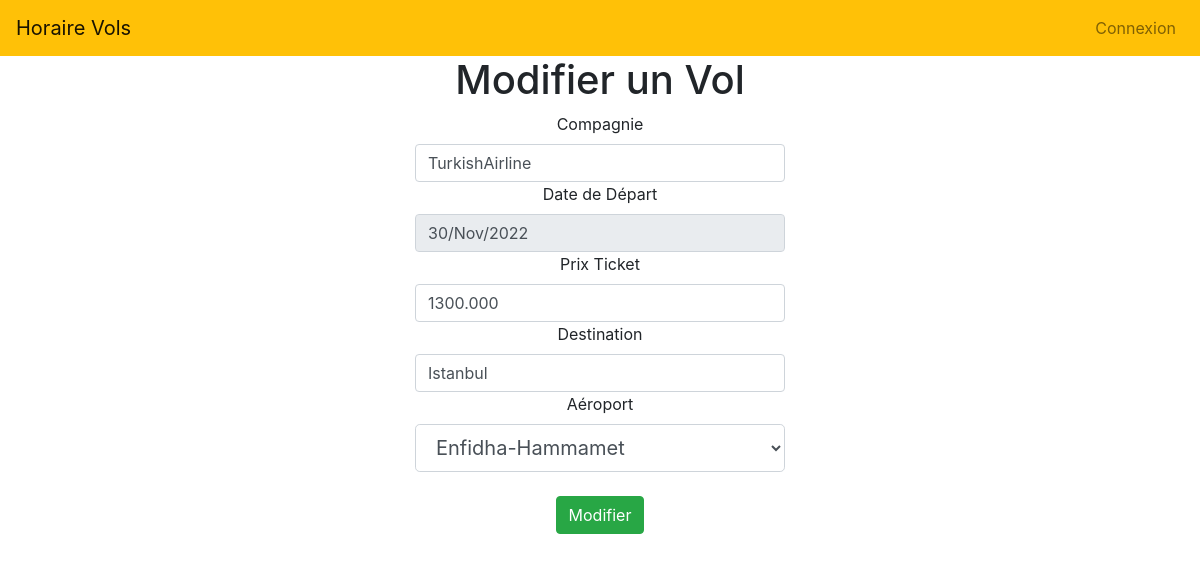
The app's page /vol/vols/update_vol/4 with its own data.
### vol/models.py (models this page shows, shortened)
class Liste(models.Model):
    destination=models.CharField(max_length=100)
    compagnie=models.CharField(max_length=100)
    prixTicket=models.FloatField()
    numVol=models.IntegerField()
    dateDepart=models.DateField()
    air=models.ForeignKey('Aeroport',on_delete=models.CASCADE,)

class Aeroport(models.Model):
    nomAir=models.CharField(max_length=20)
    description=models.TextField()

### vol/views.py (the view)
# urls.py: path('vols/update_vol/<int:id>',views.update_vol,name='update_vol'),
def update_vol(request,id):
    v=Liste.objects.get(id=id)
    air=Aeroport.objects.all().values()
    template=loader.get_template('updateVol.html')
    context={
        'v':v,
        'air':air,
    }
    return HttpResponse(template.render(context,request))

### vol/Templates/updateVol.html (shortened to what this page needs)
{% load static %}
<html>
<head>
<link rel="stylesheet" href="{% static 'css/style.css' %}">
<link rel="stylesheet" href="{% static 'css/bootstrap.min.css'%}">
 </head>
<body>
{% include "navBar.html" %}
<h1><center>Modifier un Vol</center></h1>
<center>
<form action="update_vol_action/{{ v.id }}" method="post">
<div class="col-sm-4 col-md-6 col-lg-4">
<label>Compagnie</label>
<input  name="compagnie" value="{{ v.compagnie }}"
class="form-control">
</div>
<div class="col-sm-4 col-md-6 col-lg-4">
<label>Date de Départ </label>
<input readonly type="text" name="dateDepart" value="{{ v.dateDepart | date:"j/M/Y" }}" class="form-control">
</div>
<div class="col-sm-4 col-md-6 col-lg-4">
    <label>Prix Ticket</label>
    <input name="prixTicket" value="{{ v.prixTicket |floatformat:3 }}" class="form-control">
    </div>
<div class="col-sm-4 col-md-6 col-lg-4">
<label>Destination </label>
<input name="destination" value="{{ v.destination  }}" class="form-control">
</div>
<div class="col-sm-4 col-md-6 col-lg-4">
<label>Aéroport </label>
<select name="air" class="form-control form-control-lg">
<option value="{{v.air.id}}" selected>{{v.air.nomAir}}</option>
</select>
</div><div class="col-sm-4 col-md-6 col-lg-4">
<br><input type="submit" value="Modifier" class="btn btn-success">
</div>
</form>
</center>
</body>
</html>

### records on screen
Liste: compagnie "TurkishAirline", dateDepart "30/Nov/2022", prixTicket "1300.000", destination "Istanbul", air "Enfidha-Hammamet"
